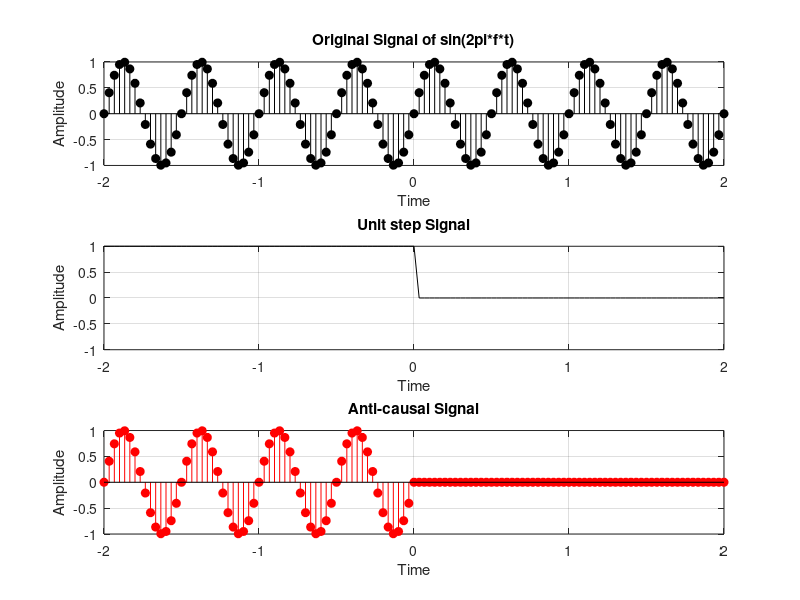

Here is the MATLAB script that generated this plot:
%{
    A signal is said to be anti?causal if it exists for values of n<0. 
     Make the signal given in above example anti?causal.
%}

clc
close all

t = -2:1/30:2;
x1 = sin(2*pi*2*t);
u = (t<=0);
x2 = x1.*u;

subplot(3, 1, 1);
stem(t, x1, 'filled', 'k');
title('Original Signal of sin(2pi*f*t)');
xlabel('Time');
ylabel('Amplitude');
axis([-2 2 -1 1]);
grid;

subplot(3, 1, 2);
plot(t, u, 'k');
title('Unit step Signal');
xlabel('Time');
ylabel('Amplitude');
axis([-2 2 -1 1]);
grid;

subplot(3, 1, 3);
stem(t, x2, 'filled', 'r');
title('Anti-causal Signal');
xlabel('Time');
ylabel('Amplitude');
axis([-2 2 -1 1]);
grid;